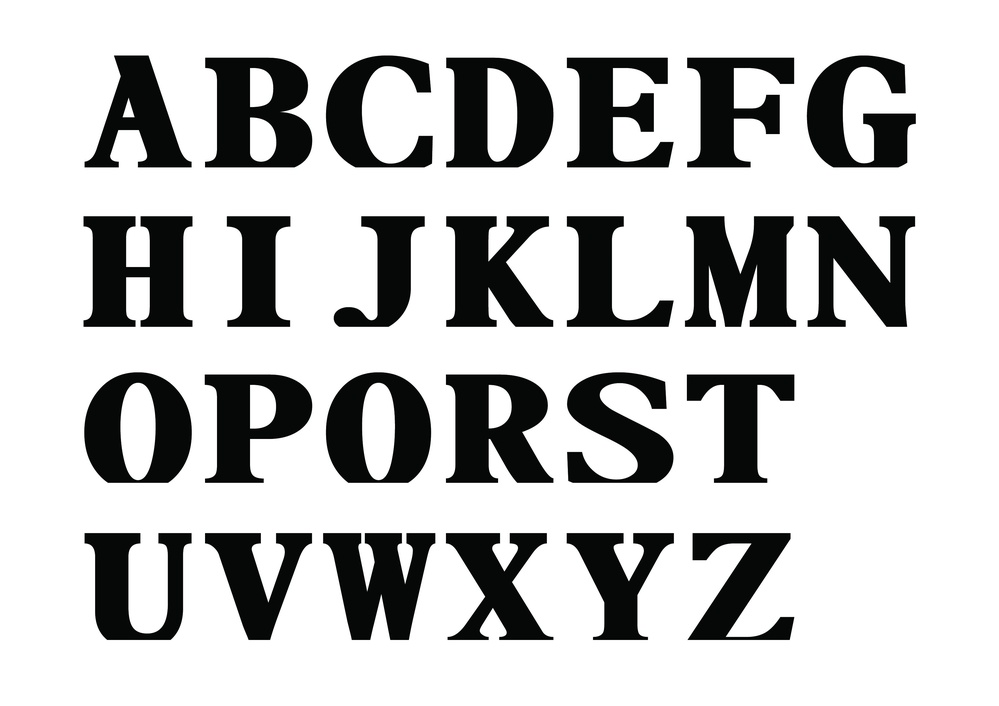
//> input picture the fifth homework/image/test.jpg, 999 x 706 px, shrunk from 3508 x 2480 before the run
$ ./源   (built with g++ and OpenCV 4)
//> lines starting //> are read from the running program, lines starting //| are printed output that depends on the picture; after the words box and inside, x2 and y2 are one past the last pixel; in counts of white or black regions, pixels touching at a corner belong together
#include<iostream>
#include"opencv.hpp"

using namespace std;
using namespace cv;
void sharpen(const Mat &image, Mat &result);
int main()
{
	Mat image = imread("../image/test.jpg");
//> image is the input picture: 706 rows x 999 cols, CV_8UC3; mean B, G, R 196.8, 197, 196.5
	Mat result;

	if (!image.data)
		cout << "找不到图像或者图像已经损坏 " << endl;
	else
	{
		imshow("原图", image);
		sharpen(image, result);
		waitKey();
	}
	return 0;
}

void sharpen(const Mat &image, Mat &result)
{
	result.create(image.size(), image.type());
	int nr = result.rows;
	int nl = result.cols*result.channels();//把三通道变为一通道
	for (int i = 1; i < nr - 1;i++)//除了第一行以及最后一行，其余所有行都用核的锚点扫描一遍
	{
		const uchar*prevoious = image.ptr<const uchar>(i - 1);//上一行
		const uchar*current = image.ptr<const uchar>(i);//当前行
		const uchar*next = image.ptr<const uchar>(i + 1);//下一行
		uchar*output = result.ptr<uchar>(i);//输出行
		for (int j = 1; j < nl - 1; j++)
		{
			*output++ = saturate_cast<uchar>( 0.125*current[j - 1] +0.125*current[j + 1] + 0.125*prevoious[j]+0.125*prevoious[j-1]+0.125*prevoious[j+1]+0.125*next[j]+0.125*next[j-1]+0.125*next[j+1]);
		}
	}
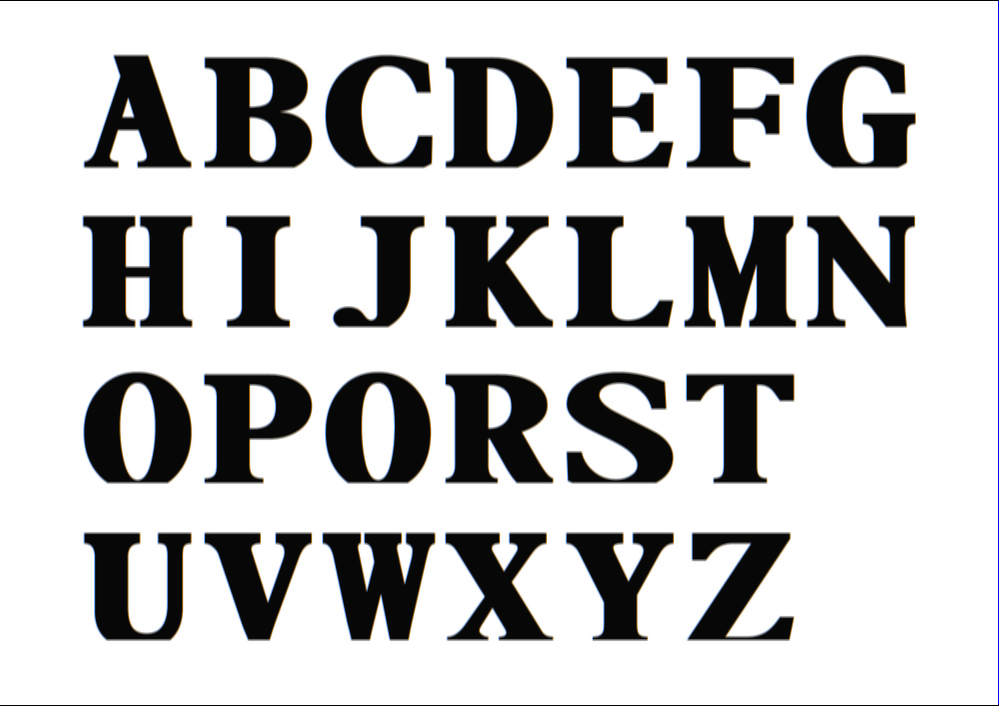
//> result: 706 rows x 999 cols, CV_8UC3; mean B, G, R 196, 195.8, 195.8
	//将未处理的像素设置为0
	result.row(0).setTo(Scalar(0));
	result.row(nr- 1).setTo(Scalar(0));
	result.row(0).setTo(Scalar(0));
	result.col(result.cols- 1).setTo(Scalar(0));
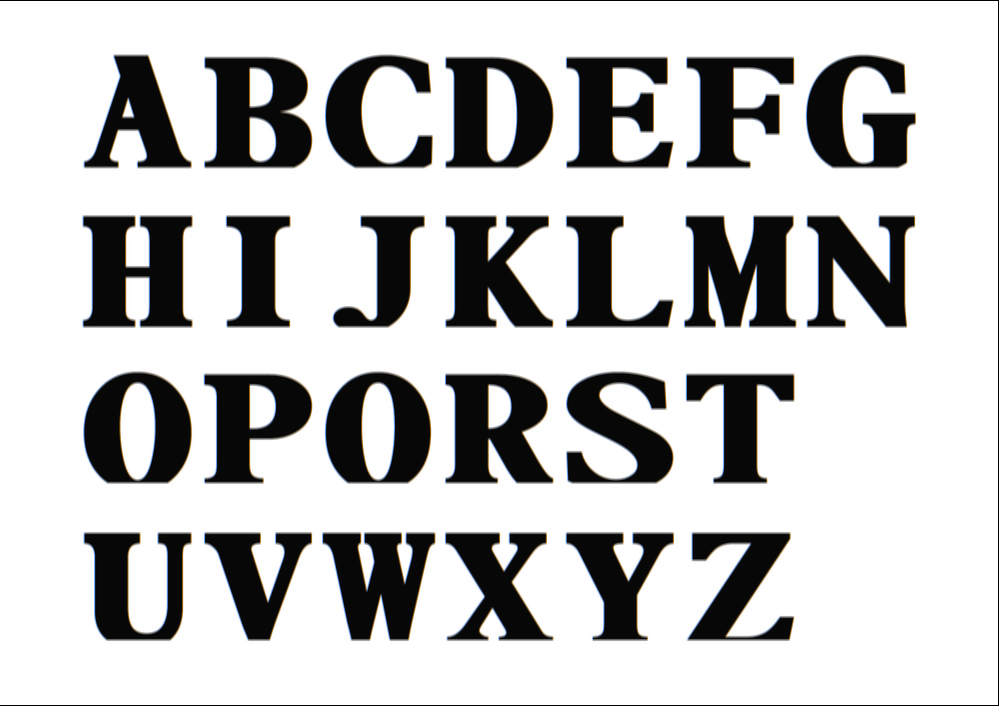
//> result: 706 rows x 999 cols, CV_8UC3; 0.1% of pixels changed, all inside (x1, y1, x2, y2) = (998, 1, 999, 705)
	imshow("效果图", result);
	imwrite("../image/result.bmp", result);
}
